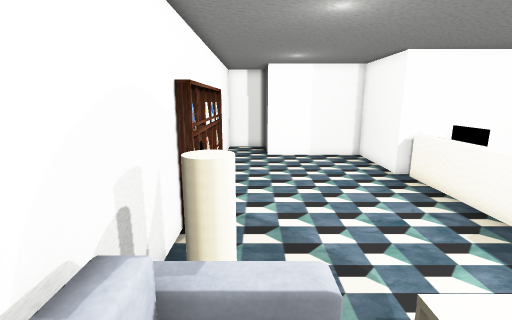
view 1 (above)

16 first-person views from a walk through a 3-D level made in the Unity game engine. The camera is 1.4 m above the floor, tilts 12° down and sees 85° across. The floor is counted in squares, 0.5 m on a side. Each view is taken from the middle of a square. On the plan, view 1 faces up. The plan holds only what a view shows up to about 19 squares ahead; the rest is blank. The place goes on beyond the plan. The player character is not drawn.

view 2
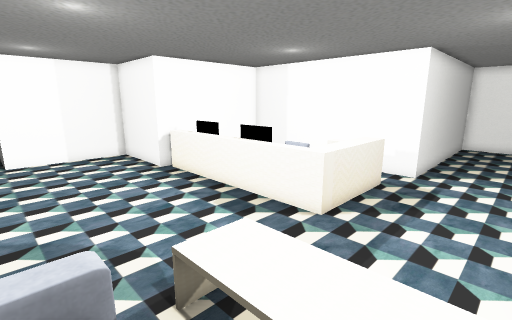

view 3
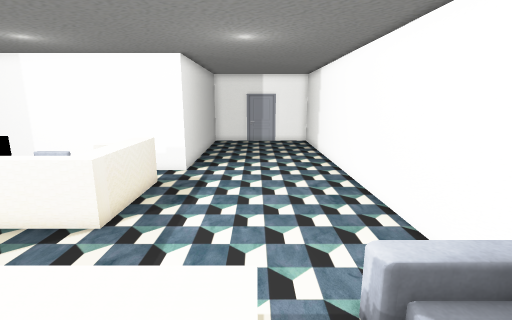

view 4
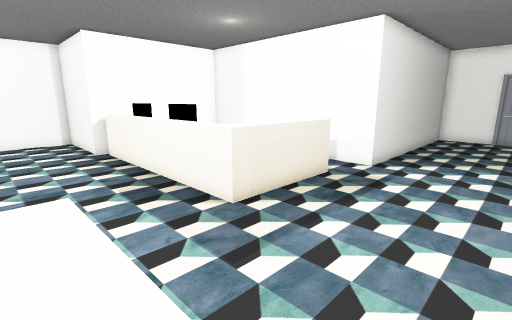

view 5
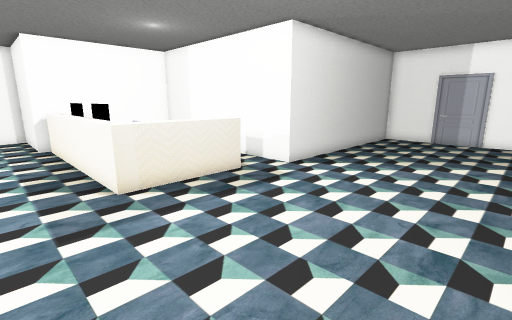

view 6
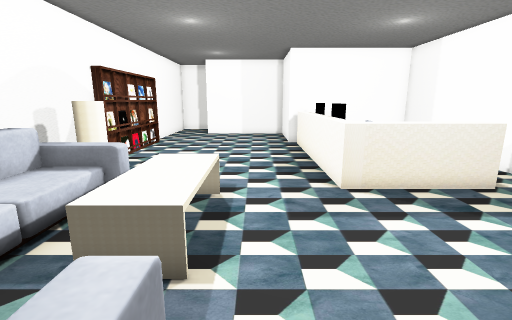

view 7
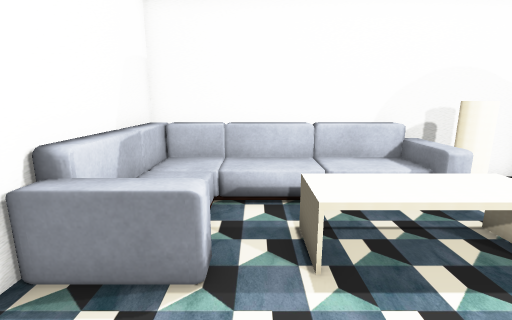

view 8
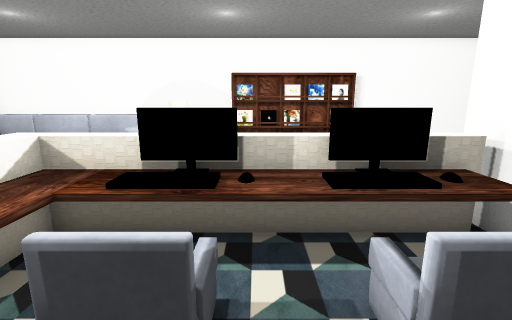

view 9
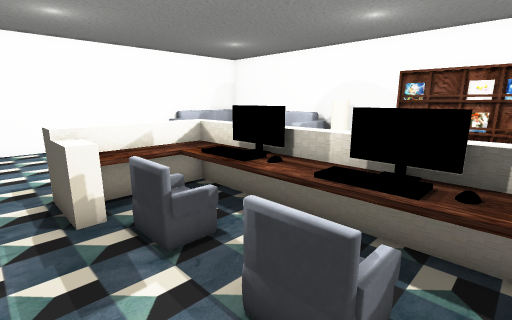

view 10
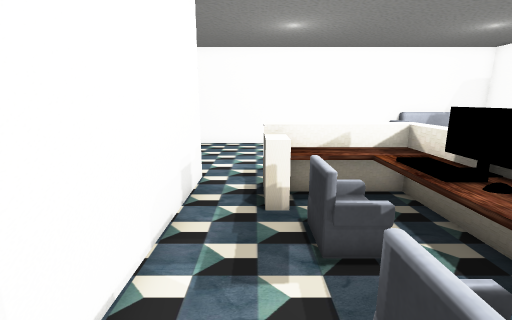

view 11
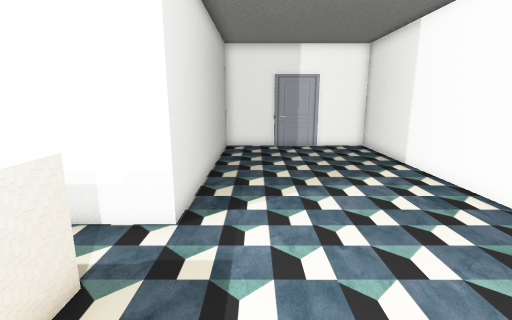

view 12
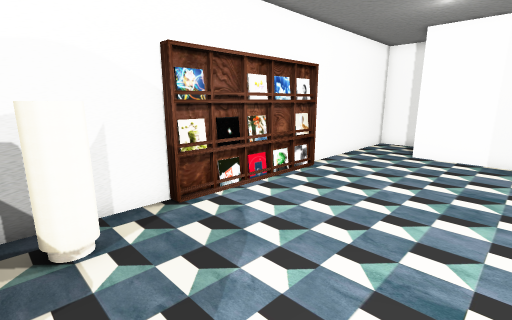

view 13
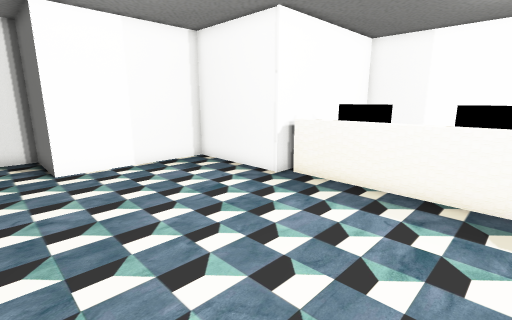

view 14
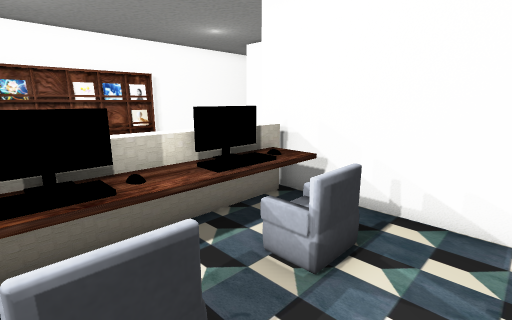

view 15
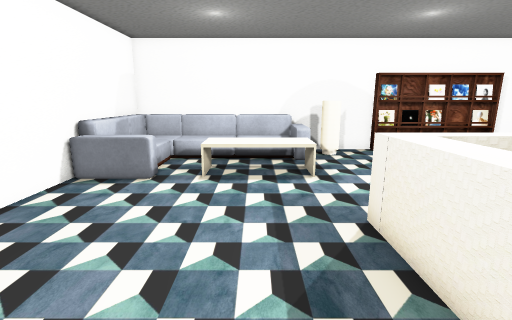

view 16
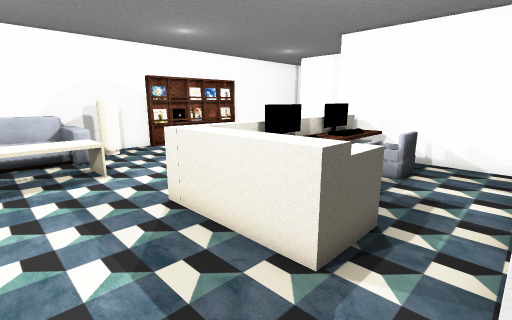

### Floor plan
Points are (right, up) in squares from view 1. A wall is a line through its corners. A room is listed if a view was taken in it or the views show most of it. See-through windows are left out.
Room 1 (views 1, 2, 3, 4, 5, 6, 7, 8, 9, 10, 11, 12, 13, 14, 15, 16)
walls: (-2.2, 7.7) (-2.2, -5.8) (26.5, -5.8); (-1.7, 14.5) (-1.7, 7.7); (-2, 14.3) (-2, 7.7); (26.5, 2.8) (15, 2.8) (15, 14) (7.3, 14) (7.3, 19.3) (0.8, 19.3) (0.8, 23) (-2.2, 23) (-2.2, 14.5); (26.5, -2.9) (26.5, -0.1)
objects: other object (-1, -5) to (4, -4); other object (-1, 5) to (0, 5); other object (2, -1) to (4, 3); other object (8, 4) to (13, 13)

Where each view was taken, in squares from view 1:
view 1: 0 up, 0 right, facing up
view 2: 1 down, 0 right, facing up-right
view 3: 1 down, 0 right, facing right
view 4: 2 down, 3 right, facing up-right
view 5: 5 down, 5 right, facing up-right
view 6: 5 down, 5 right, facing up
view 7: 2 down, 8 right, facing left
view 8: 9 up, 14 right, facing left
view 9: 13 up, 14 right, facing down-left
view 10: 13 up, 13 right, facing down
view 11: 1 up, 9 right, facing right
view 12: 4 up, 5 right, facing up-left
view 13: 7 up, 1 left, facing up-right
view 14: 7 up, 14 right, facing up-left
view 15: 1 up, 14 right, facing left
view 16: 0 up, 15 right, facing up-left
